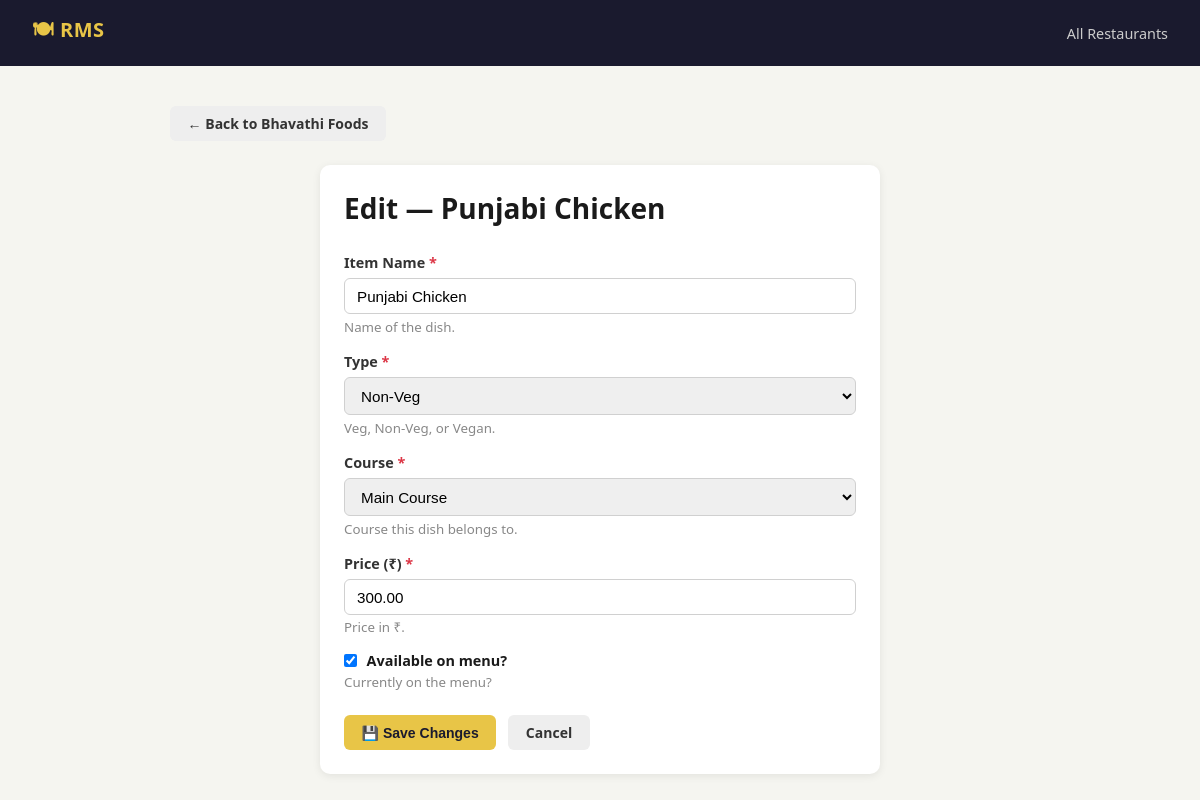
Page /1/menu/1/edit/ on the committed database.
### core/models.py (models this page shows, shortened)
class Restaurant(models.Model):
    name        = models.CharField(max_length=255)
    description = models.TextField()
    address     = models.CharField(max_length=500)
    rating      = models.IntegerField(
        validators=[MinValueValidator(1), MaxValueValidator(5)]
    )
    created_at  = models.DateTimeField(auto_now_add=True)
    updated_at  = models.DateTimeField(auto_now=True)
    class Meta:
        ordering = ["-created_at"]
        verbose_name_plural = "Restaurants"

class MenuItem(models.Model):
    VEG     = "veg"
    NON_VEG = "non_veg"
    VEGAN   = "vegan"
    DISH_TYPE_CHOICES = [
        (VEG,     "Veg"),
        (NON_VEG, "Non-Veg"),
        (VEGAN,   "Vegan"),
    ]
    STARTER  = "starter"
    MAIN     = "main"
    DESSERT  = "dessert"
    BEVERAGE = "beverage"
    CATEGORY_CHOICES = [
        (STARTER,  "Starter"),
        (MAIN,     "Main Course"),
        (DESSERT,  "Dessert"),
        (BEVERAGE, "Beverage"),
    ]
    restaurant = models.ForeignKey(
        Restaurant,
        on_delete=models.CASCADE,
        related_name="menu_items",
    )
    name      = models.CharField(max_length=255, help_text="Name of the dish.")
    dish_type = models.CharField(
        max_length=10, choices=DISH_TYPE_CHOICES, default=VEG,
        help_text="Veg, Non-Veg, or Vegan."
    )
    category  = models.CharField(
        max_length=10, choices=CATEGORY_CHOICES, default=MAIN,
        help_text="Course this dish belongs to."
    )
    price     = models.DecimalField(
        max_digits=8, decimal_places=2,
        validators=[MinValueValidator(0)],
        help_text="Price in ₹."
    )
    is_available = models.BooleanField(default=True, help_text="Currently on the menu?")
    created_at   = models.DateTimeField(auto_now_add=True)
    class Meta:
        ordering = ["category", "name"]
        verbose_name = "Menu Item"
        verbose_name_plural = "Menu Items"

### core/views.py (the view)
# urls.py: path("<int:restaurant_pk>/menu/<int:item_pk>/edit/",         views.menu_item_edit,   name="menu_item_edit"),
def menu_item_edit(request, restaurant_pk, item_pk):
    restaurant = get_object_or_404(Restaurant, pk=restaurant_pk)
    item       = get_object_or_404(MenuItem, pk=item_pk, restaurant=restaurant)
    if request.method == "POST":
        form = MenuItemForm(request.POST, instance=item)
        if form.is_valid():
            form.save()
            messages.success(request, f'"{item.name}" updated successfully!')
            return redirect("core:restaurant_detail", pk=restaurant_pk)
    else:
        form = MenuItemForm(instance=item)     # Pre-fill form with existing data
    return render(request, "core/menu_item_form.html", {
        "form":       form,
        "restaurant": restaurant,
        "item":       item,
        "title":      f"Edit — {item.name}",
        "action":     "Save Changes",
    })

### core/forms.py (shortened to what this page needs)
class MenuItemForm(forms.ModelForm):
    class Meta:
        model  = MenuItem
        fields = ["name", "dish_type", "category", "price", "is_available"]
        labels = {
            "name":         "Item Name",
            "dish_type":    "Type",
            "category":     "Course",
            "price":        "Price (₹)",
            "is_available": "Available on menu?",
        }
        widgets = {
            "name":      forms.TextInput(attrs={"class": "form-control", "placeholder": "e.g. Paneer Butter Masala"}),
            "dish_type": forms.Select(attrs={"class": "form-control"}),
            "category":  forms.Select(attrs={"class": "form-control"}),
            "price":     forms.NumberInput(attrs={"class": "form-control", "min": "0", "step": "0.01", "placeholder": "0.00"}),
            "is_available": forms.CheckboxInput(attrs={"class": "form-check-input"}),
        }

### core/templates/core/menu_item_form.html (shortened to what this page needs)
{% extends "core/base.html" %}
{% block content %}
<a href="{% url 'core:restaurant_detail' restaurant.pk %}" class="btn btn-secondary" style="margin-bottom:1.5rem;">← Back to {{ restaurant.name }}</a>
<div class="card" style="max-width:560px; margin:0 auto;">
  <h1 style="margin-bottom:1.5rem;">{{ title }}</h1>
  <form method="POST" novalidate>
    {% for field in form %}
    <p>
      {% if field.field.widget.input_type == "checkbox" %}
        <label style="display:flex; align-items:center; gap:.6rem; cursor:pointer; font-weight:600; font-size:.9rem;">
          {{ field }}
          {{ field.label }}
        </label>
      {% else %}
        <label for="{{ field.id_for_label }}" style="font-weight:600; font-size:.9rem; color:#333;">
          {{ field.label }}{% if field.field.required %} <span style="color:#dc3545;">*</span>{% endif %}
        </label>
        {{ field }}
      {% endif %}
      {% if field.help_text %}
        <small style="color:#888; display:block; margin-top:.2rem;">{{ field.help_text }}</small>
      {% endif %}
    </p>
    {% endfor %}
    <div style="display:flex; gap:.75rem; margin-top:1.5rem;">
      <button type="submit" class="btn btn-primary">💾 {{ action }}</button>
      <a href="{% url 'core:restaurant_detail' restaurant.pk %}" class="btn btn-secondary">Cancel</a>
    </div>
  </form>
</div>
{% endblock %}

### core/templates/core/base.html (style rules this page uses)
*, *::before, *::after { box-sizing: border-box; margin: 0; padding: 0; }
body { font-family: 'Segoe UI', system-ui, sans-serif; background: #f5f5f0; color: #1a1a1a; min-height: 100vh; }
.btn { display: inline-block; padding: .5rem 1.1rem; border-radius: 6px; font-size: .875rem; font-weight: 600; text-decoration: none; cursor: pointer; border: none; transition: opacity .2s, transform .1s; }
.btn-primary { background: #e8c547; color: #1a1a2e; }
.btn-secondary { background: #eee; color: #333; }
.card { background: #fff; border-radius: 10px; box-shadow: 0 2px 8px rgba(0,0,0,.08); padding: 1.5rem; margin-bottom: 1rem; }
.form-control { width: 100%; padding: .55rem .75rem; border: 1px solid #d0d0d0; border-radius: 6px; font-size: .95rem; margin-top: .3rem; transition: border-color .2s; }
p { margin-bottom: .9rem; }
h1 { font-size: 1.75rem; margin-bottom: 1.25rem; }

### rows in the picture
Restaurant: name "Bhavathi Foods"
MenuItem: form "Punjabi Chicken" "Non-Veg" "Main Course" "300.00", form "☑"

### other values in the picture
{{ title }} "Edit — Punjabi Chicken"
{{ field.label }} "Item Name" "Type" "Course" "Price (₹)"
{{ field.help_text }} "Name of the dish." "Veg, Non-Veg, or Vegan." "Course this dish belongs to." "Price in ₹." "Currently on the menu?"
{{ field.label }} "Available on menu?"
{{ action }} "Save Changes"
